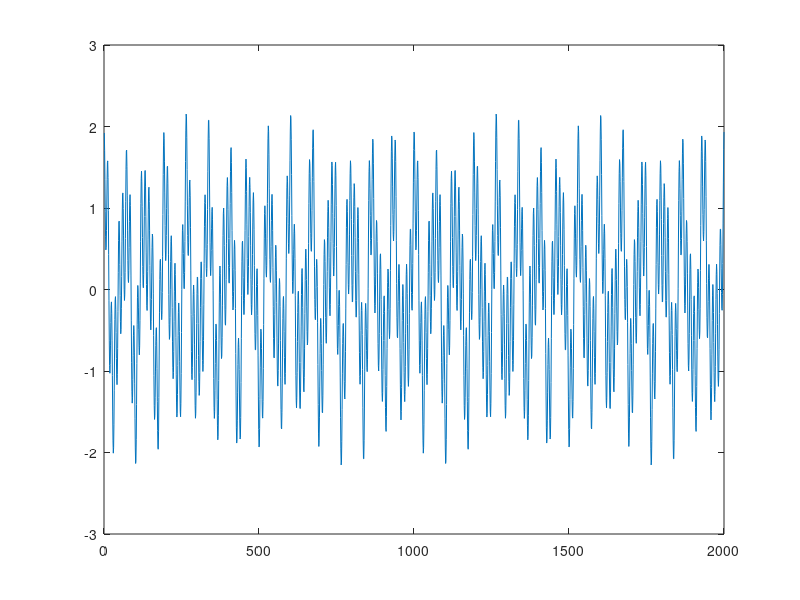

MATLAB code to generate this figure:
% Parametry systemu
Fs = 1000;     % Częstotliwość próbkowania [Hz]
T = 1/Fs;      % Okres próbkowania [s]
L = 2000;      % Długość sygnału (liczba próbek)
t = (0:L-1)*T; % Podstawa czasu

% Przygotowanie sygnału
N = 3;               % Liczba sinusoid w mieszaninie
A = [1.0   0.4  0.8] % Amplitudy kolejnych sinusoid
B = [ 15    27   83] % Częstotliwości kolejnych sygnałów [Hz]
C = [  0 -pi/3 pi/7] % Przesunięcia fazowe kolejnych sygnałów


x = zeros(size(t));
for i = 1:N
  x = x + A(i) * cos(2 * pi * B(i) * t + C(i));
end

plot(x)
ylim([-3 3])